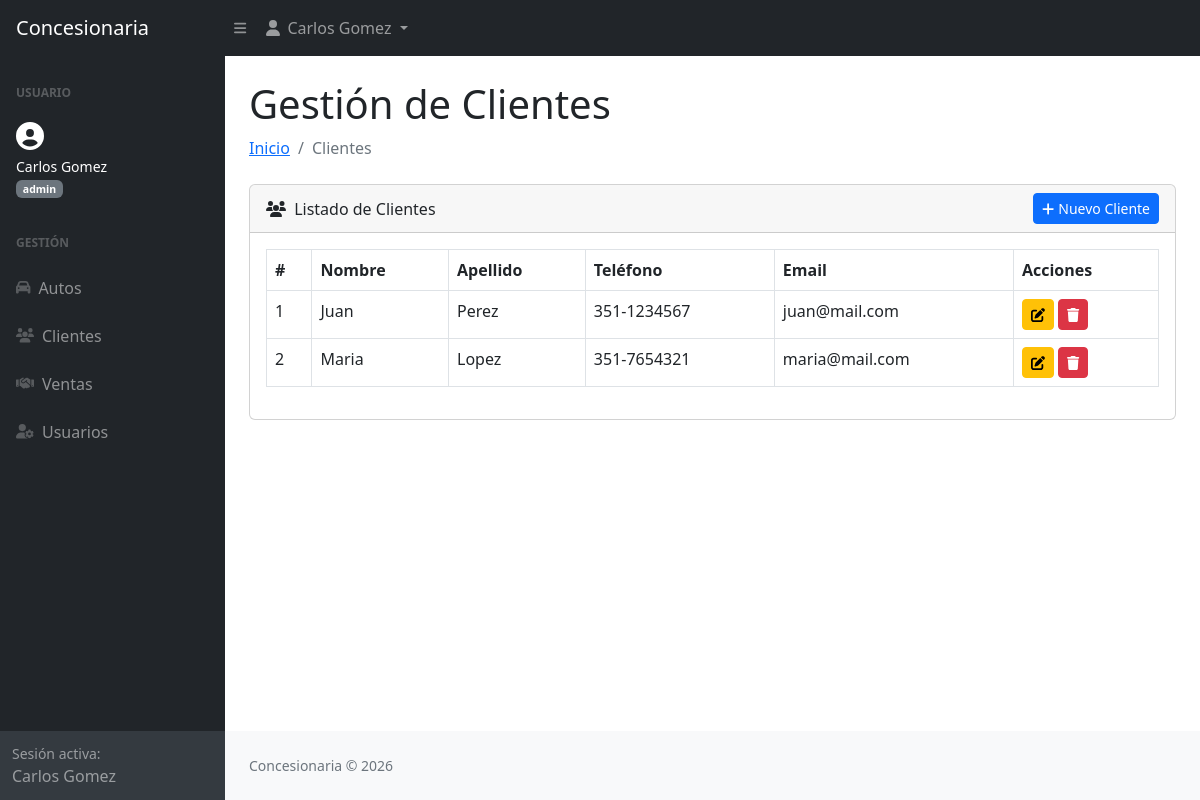
The app's page /clientes/listar.php (signed in) with its own data.
### tables this page shows
CREATE TABLE clientes (
    id INT AUTO_INCREMENT PRIMARY KEY,
    nombre VARCHAR(50) NOT NULL,
    apellido VARCHAR(50) NOT NULL,
    telefono VARCHAR(20),
    email VARCHAR(100)
);

### config/conexion.php (called while the page is built, shortened)
<?php
function listarClientes($conexion) {
    $consulta = "SELECT c.id, c.nombre, c.apellido, c.telefono, c.email
                 FROM clientes c";
    $rs = mysqli_query($conexion, $consulta);
    $clientes = array();
    $i = 0;
    while ($data = mysqli_fetch_array($rs)) {
        $clientes[$i]['id']       = $data['id'];
        $clientes[$i]['nombre']   = $data['nombre'];
        $clientes[$i]['apellido'] = $data['apellido'];
        $clientes[$i]['telefono'] = $data['telefono'];
        $clientes[$i]['email']    = $data['email'];
        $i++;
    }
    return $clientes;
}
?>

### clientes/listar.php (the view, shortened to what this page needs)
<?php
require_once '../config/conexion.php';
$conexion = conexion();
$clientes = listarClientes($conexion);
?>
<!DOCTYPE html>
<html lang="es">
<head>
    <link href="https://cdn.jsdelivr.net/npm/simple-datatables@7.1.2/dist/style.min.css" rel="stylesheet" />
    <link href="../css/styles.css" rel="stylesheet" />
</head>
<body class="sb-nav-fixed">
    <?php require_once '../includes/header.php'; ?>
    <div id="layoutSidenav">
        <?php require_once '../includes/sidebar.php'; ?>
        <div id="layoutSidenav_content">
            <main>
                <div class="container-fluid px-4">
                    <h1 class="mt-4">Gestión de Clientes</h1>
                    <ol class="breadcrumb mb-4">
                        <li class="breadcrumb-item"><a href="../index.php">Inicio</a></li>
                        <li class="breadcrumb-item active">Clientes</li>
                    </ol>
                    <div class="card mb-4">
                        <div class="card-header d-flex justify-content-between align-items-center">
                            <div><i class="fas fa-users me-1"></i> Listado de Clientes</div>
                            <a href="crear.php" class="btn btn-primary btn-sm">
                                <i class="fas fa-plus"></i> Nuevo Cliente
                            </a>
                        </div>
                        <div class="card-body">
                            <table id="datatablesSimple" class="table table-bordered table-hover">
                                <thead>
                                    <tr>
                                        <th>#</th>
                                        <th>Nombre</th>
                                        <th>Apellido</th>
                                        <th>Teléfono</th>
                                        <th>Email</th>
                                        <th>Acciones</th>
                                    </tr>
                                </thead>
                                <tbody>
                                    <?php for ($i = 0; $i < count($clientes); $i++): ?>
                                    <tr>
                                        <td><?= $clientes[$i]['id'] ?></td>
                                        <td><?= $clientes[$i]['nombre'] ?></td>
                                        <td><?= $clientes[$i]['apellido'] ?></td>
                                        <td><?= $clientes[$i]['telefono'] ?></td>
                                        <td><?= $clientes[$i]['email'] ?></td>
                                        <td>
                                            <a href="editar.php?id=<?= $clientes[$i]['id'] ?>" class="btn btn-warning btn-sm">
                                                <i class="fas fa-edit"></i>
                                            </a>
                                            <a href="eliminar.php?id=<?= $clientes[$i]['id'] ?>"
                                               class="btn btn-danger btn-sm"
                                               onclick="return confirm('¿Seguro que querés eliminar este cliente?')">
                                                <i class="fas fa-trash"></i>
                                            </a>
                                        </td>
                                    </tr>
                                    <?php endfor; ?>
                                </tbody>
                            </table>
                        </div>
                    </div>
                </div>
            </main>
            <?php require_once '../includes/footer.php'; ?>
        </div>
    </div>
</body>
</html>

### records on screen
clientes: id "1", nombre "Juan", apellido "Perez", telefono "351-1234567", email "juan@mail.com"
clientes: id "2", nombre "Maria", apellido "Lopez", telefono "351-7654321", email "maria@mail.com"

### other values on screen
$_SESSION['nombre'] "Carlos"
$_SESSION['apellido'] "Gomez"
$_SESSION['rol'] "admin"
